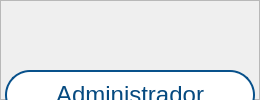
                <widget class="QWidget" name="inicio">
                 <layout class="QHBoxLayout" name="horizontalLayout_19">
                  <property name="spacing">
                   <number>0</number>
                  </property>
                  <property name="leftMargin">
                   <number>0</number>
                  </property>
                  <property name="topMargin">
                   <number>0</number>
                  </property>
                  <property name="rightMargin">
                   <number>0</number>
                  </property>
                  <property name="bottomMargin">
                   <number>0</number>
                  </property>
                  <item>
                   <widget class="QFrame" name="frame_55">
                    <property name="minimumSize">
                     <size>
                      <width>260</width>
                      <height>0</height>
                     </size>
                    </property>
                    <property name="frameShape">
                     <enum>QFrame::StyledPanel</enum>
                    </property>
                    <property name="frameShadow">
                     <enum>QFrame::Raised</enum>
                    </property>
                    <widget class="QPushButton" name="btn_adm_inicio">
                     <property name="geometry">
                      <rect>
                       <x>5</x>
                       <y>70</y>
                       <width>250</width>
                       <height>50</height>
                      </rect>
                     </property>
                     <property name="font">
                      <font>
                       <pointsize>18</pointsize>
                      </font>
                     </property>
                     <property name="styleSheet">
                      <string notr="true">QPushButton:hover{font-weight: 600; border: 3px solid #08518B;}
QPushButton:focus{font-weight: 600; border: 3px solid #08518B;}
QPushButton{border-radius: 25px; border: 2px solid #08518B; background-color: #fff; color: #064A80}</string>
                     </property>
                     <property name="text">
                      <string>Administrador</string>
                     </property>
                    </widget>
                    <widget class="QPushButton" name="btn_int_inicio">
                     <property name="geometry">
                      <rect>
                       <x>5</x>
                       <y>180</y>
                       <width>250</width>
                       <height>50</height>
                      </rect>
                     </property>
                     <property name="font">
                      <font>
                       <pointsize>18</pointsize>
                      </font>
                     </property>
                     <property name="styleSheet">
                      <string notr="true">QPushButton:hover{font-weight: 600}
QPushButton:focus{font-weight: 600}
QPushButton{border-radius: 25px; border: 2px solid #08518B; background-color: #08518B; color: #fff;}</string>
                     </property>
                     <property name="text">
                      <string>Integrante</string>
                     </property>
                    </widget>
                   </widget>
                  </item>
                 </layout>
                </widget>
